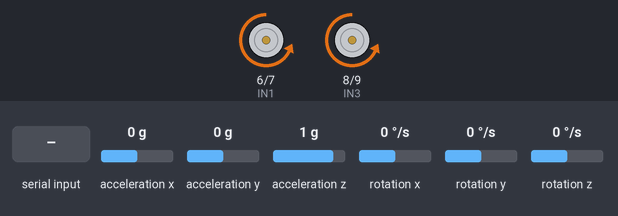
The sketch below on a simulated Arduino Uno, built with avr-gcc and run on an emulated ATmega328P. On the bench: motor-driver pin pairs drawn as motors (green arrow = first pin HIGH = forward, orange = second pin HIGH = backward, longer = more drive, scaled by the enable pin). The test bench sets the inputs (shaded band); at power-on: acceleration y 0 g, rotation x 0 °/s, acceleration x 0 g, acceleration z 1 g, rotation y 0 °/s, rotation z 0 °/s. What the sketch prints to the serial monitor is not drawn.

Above: at 1.2 s.
1.3 s: acceleration y set to 1.4 g
At 1.45 s:
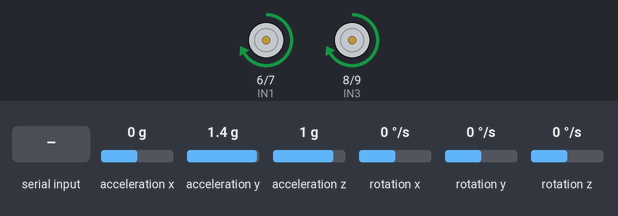
At 3.1 s:
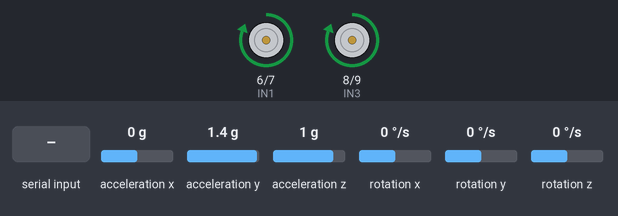
4.3 s: rotation x set to 110 °/s
7.3 s: rotation x set to 121 °/s
At 10.2 s:
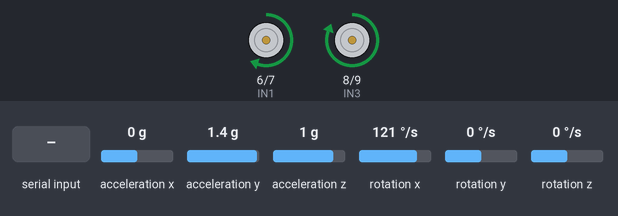
10.3 s: "f" received over Serial
At 13.18 s:
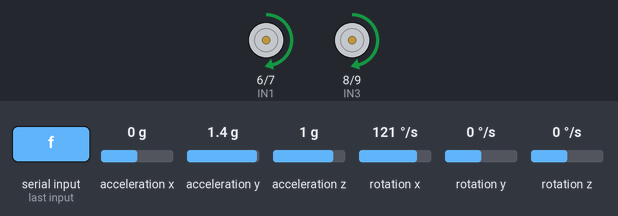
13.3 s: "l" received over Serial
16.3 s: "r" received over Serial
Timing chart, 0 to 20.3 s (numbered marks = the images above; inputs shaded):
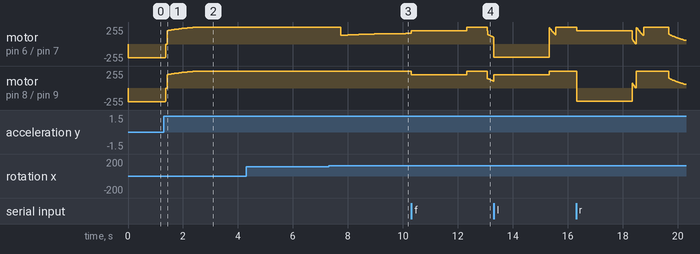

Measured:
- the behaviour switches between 116 and 117 °/s on rotation x (found by bisection; images 2 and 3)
- after the input at 1.3 s, motor on pin 6 (IN1) / pin 7 (IN2), motor on pin 8 (IN3) / pin 9 (IN4): moves from backward 207/255 to forward 255/255 over 1.2 s, starting at once
- after the input at 4.3 s, every drawn part: stays the same

The sketch:

Robot_Balanceador.ino
```cpp
//Importar las Bibliotecas
#include "I2Cdev.h"     //Clases para la interfaz con dispositivos IC2, en este caso el MPU6050
#include "MPU6050.h"    //Biblioteca interfaz especifica del MPU6050
#include "Wire.h"       //Biblioteca de comunicacion con la interfaz IC2

char estado = '0';  //variable que recibe las instrucciones del celular

//Pines puente H
int ENA = 5;
int IN1 = 6;
int IN2 = 7;
int IN3 = 8;
int IN4 = 9;
int ENB = 10;

//Pines giroscopo
//GND - GND
//VCC - VCC
//SDA - Pin A4
//SCL - Pin A5

//Iniciar definición del sensor MPU6050
const int mpuAddress = 0x68;  // Puede ser 0x68 o 0x69
MPU6050 mpu(mpuAddress);

//Variables que guardaran los datos RAW del sensor
int ax, ay, az;
int gx, gy, gz;

//Variables que influyen en el algoritmo de control de estabilidad
int angulo_actual;
int angulo_limite = 30; //Define el angulo en donde se deberia ejercer la máxima fuerza en las ruedas (en ambas direcciones)
int freq = 10;          //Frecuencia en que se realiza la correccion
int error = -4;         //Correcion de error en la medicion del angulo por parte del giroscopio
int potencia;           //Potencia del motor a aplicar en las ruedas

//Variables para transformar lecturas del sensor en el sistema internacional
long tiempo_prev;
float dt;
float ang_x, ang_y;
float ang_x_prev, ang_y_prev;

//---------------------------------------Setup--------------------------------------------------------------

void setup()
{
  Serial.begin(9600);   //Setear ratio de transimision de datos
  pinMode(ENA, OUTPUT); //Setear todos los pines del puente H a output
  pinMode(ENB, OUTPUT);
  pinMode(IN1, OUTPUT);
  pinMode(IN2, OUTPUT);
  pinMode(IN3, OUTPUT);
  pinMode(IN4, OUTPUT);

  Wire.begin();         //Iniciar comunicacion con la interfaz I2C
  mpu.initialize();     //Iniciar giroscopio
}

//---------------------------------------Loop--------------------------------------------------------------

void loop() {
  estado='x'; // Resetear variable
  if(Serial.available()>0){  // Entrar solo cuando se envíe algo
    estado=Serial.read();  // Leer lo que la antena reciba

    switch(estado){
      case 'f':  forward();     break;
      case 'b':  backward();   break;
      case 'l':  left();     break;
      case 'r':  right();    break;
      case 'h':  halt();    break;
      case '7':  angulo_limite++;     break;
      case '9':  angulo_limite--;     break;
      case '4':  error++;     break;
      case '6':  error--;     break;
      case '1':  freq++;     break;
      case '3':  freq--;     break;
      default: halt();
    }//Fin switch
  }
  //Mostrar los valores de las variables en la app, ella los separa por medio del simbolo "|"
  Serial.print(angulo_limite);
  Serial.print("|");
  Serial.print(error);
  Serial.print("|");
  Serial.print(freq);


  //------------------------------------------ Estabilizar ---------------------------


  angulo_actual = angulox();  //Recibir el angulo del robot

  int ganancia = angulo_actual * 100 / angulo_limite;  //Establecer la ganancia del angulo actual con respecto al angulo limite establecido como maximo permitible

  if(angulo_actual<0 ){              //Si esta inclinado hacia adelante
    potencia = (-1)*55*ganancia/100; //Obtener potencia de los motores, consiste en que sea proporcional a lo inclinado que este el robot
    potencia+=200;                   //Dado que potencia inferior a 200 simplemente no mueve las ruedas, se utiliza de base 200
    if(potencia>255){                //Condicion de borde, dado que la pontencia maxima es 255
      potencia=255;
    }
    //Avanzar
    analogWrite(ENA, potencia);
    analogWrite(ENB, potencia);
    digitalWrite(IN1, LOW);
    digitalWrite(IN2, HIGH);
    digitalWrite(IN3, LOW);
    digitalWrite(IN4, HIGH);
    delay(freq);                      //Por caunto tiempo el robot avanza antes de la siguiente medicion, esta definido por la variable frecuencia
  }
  else if(angulo_actual>0 ){          //El mismo algoritmo que el caso anterior, pero para cuando se inclina hacia atras
    potencia = 55*ganancia/100;
    potencia+=200;
    if(potencia>255){
      potencia=255;
    }
    //Retroceder
    analogWrite(ENA, potencia);
    analogWrite(ENB, potencia);
    digitalWrite(IN1, HIGH);
    digitalWrite(IN2, LOW);
    digitalWrite(IN3, HIGH);
    digitalWrite(IN4, LOW);
    delay(freq);
  }
  else{ //Si el robot se encuentra justo en el angulo 0, dejarlo estatico
    potencia = 0;
    analogWrite(ENA, potencia);
    analogWrite(ENB, potencia);

    digitalWrite(IN1, LOW); // Apagar Motor
    digitalWrite(IN2, LOW); // Apagar Motor
    digitalWrite(IN3, LOW); // Apagar Motor
    digitalWrite(IN4, LOW); // Apagar Motor
    delay(freq);
  }
}


//------------------------------------------ Movimiento Motores DC---------------------------
void forward(){  //Avanzar con 200 de potencia
  digitalWrite(IN1, HIGH);
  digitalWrite(IN2, LOW);
  digitalWrite(IN3, HIGH);
  digitalWrite(IN4, LOW);
  analogWrite(ENA, 200);
  analogWrite(ENB, 200);
  delay(2000);
}

void right(){  //Girar derecha con 200 de potencia
  digitalWrite(IN1, HIGH);
  digitalWrite(IN2, LOW);
  digitalWrite(IN3, LOW);
  digitalWrite(IN4, HIGH);
  analogWrite(ENA, 200);
  analogWrite(ENB, 200);
  delay(2000);
}

void backward(){   //Retroceder con 200 de potencia
  digitalWrite(IN1, LOW);
  digitalWrite(IN2, HIGH);
  digitalWrite(IN3, LOW);
  digitalWrite(IN4, HIGH);
  analogWrite(ENA, 200);
  analogWrite(ENB, 200);
  delay(2000);
}

void left (){    //Girar izquierda con 200 de potencia
  digitalWrite(IN1, LOW);
  digitalWrite(IN2, HIGH);
  digitalWrite(IN3, HIGH);
  digitalWrite(IN4, LOW);
  analogWrite(ENA, 200);
  analogWrite(ENB, 200);
  delay(2000);
}

void halt(){    //Detenerse
  digitalWrite(IN1, LOW); // Apagar Motor
  digitalWrite(IN2, LOW); // Apagar Motor
  digitalWrite(IN3, LOW); // Apagar Motor
  digitalWrite(IN4, LOW); // Apagar Motor
  delay(2000);
}


//------------------------------------------ Sensor Inercial ---------------------------

int angulox()
{
  mpu.getAcceleration(&ax, &ay, &az); //Obtener aceleracion del robot
  mpu.getRotation(&gx, &gy, &gz);     //Obtener rotacion del robot
  updateFiltered();                   //Aplicar filtro de Kalman
  delay(10);
  // Mostrar resultados
   return ang_x+error;                //Retornar el valor calculado mas el error
}

void updateFiltered() //Filtro de Kalman
{
   dt = (millis() - tiempo_prev) / 1000.0;  //Obtener la diferencia de tiempo respecto a la medicion anterior
   tiempo_prev = millis();                  //Acutalizar la medicion de tiempo anterior para la proxima medicion

   //Calcular los ángulos con acelerometro
   float accel_ang_x = atan(ay / sqrt(pow(ax, 2) + pow(az, 2)))*(180.0 / 3.14);
   float accel_ang_y = atan(-ax / sqrt(pow(ay, 2) + pow(az, 2)))*(180.0 / 3.14);

   //Calcular angulo de rotación con giroscopio y filtro complementario
   ang_x = 0.98*(ang_x_prev + (gx / 131)*dt) + 0.02*accel_ang_x;
   ang_y = 0.98*(ang_y_prev + (gy / 131)*dt) + 0.02*accel_ang_y;

   //Actualizar los angulos de las variables globales con los de esta medicion
   ang_x_prev = ang_x;
   ang_y_prev = ang_y;
}
```
